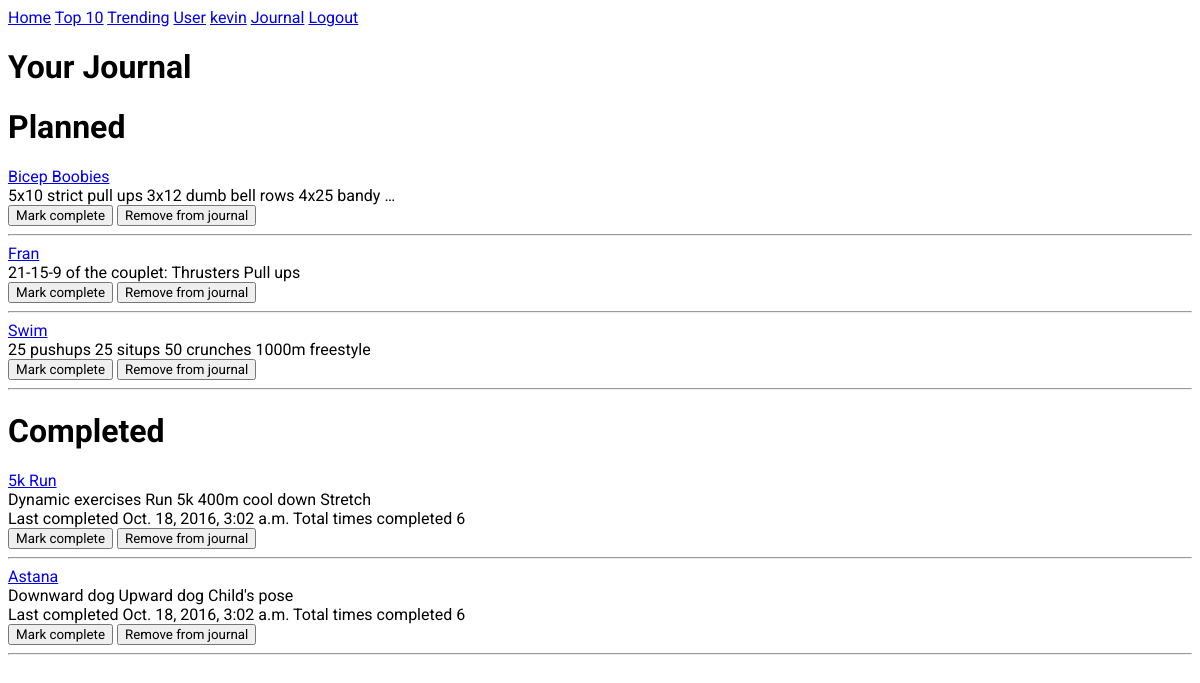
The page /workouts/journal/ (signed in) on the database as committed earlier.
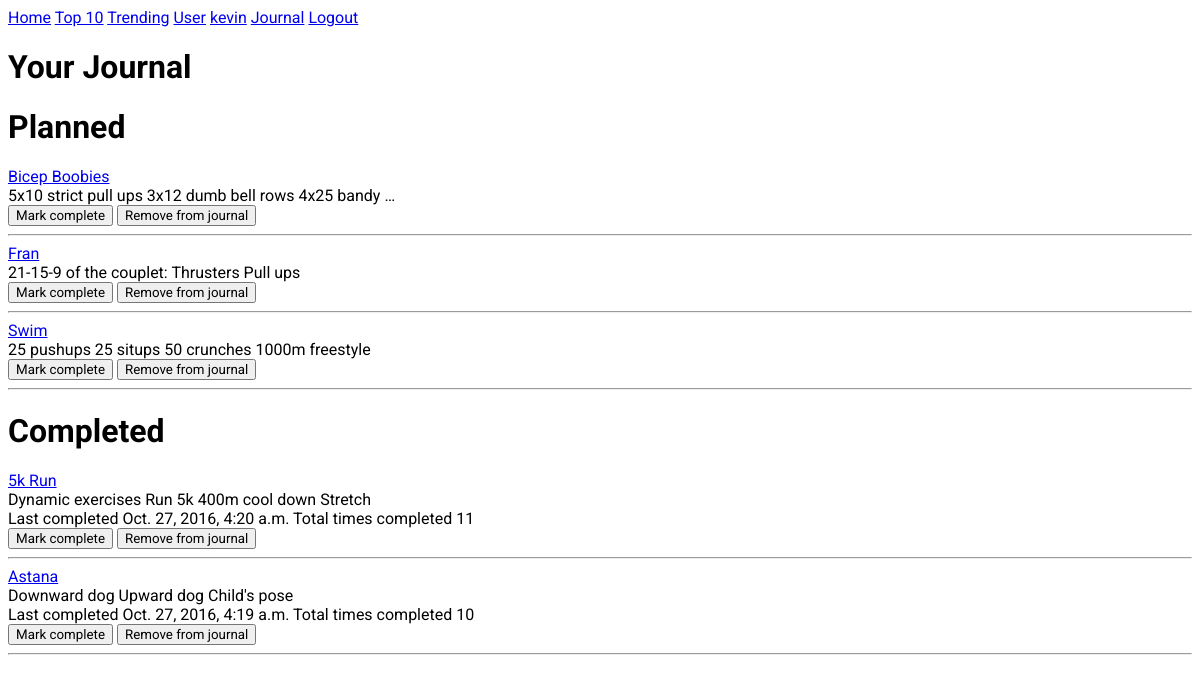
The same page on the database as committed later.
### workouts/models.py (models this page shows, shortened)
class Journal(models.Model):
  user = models.ForeignKey(settings.AUTH_USER_MODEL, on_delete=models.CASCADE)
  routine = models.ForeignKey(Routine, on_delete=models.CASCADE)
  completed_on = models.DateTimeField(null=True)
  completed_count = models.IntegerField(default=0)

class Routine(models.Model):
  routine_title = models.CharField(max_length=70)
  routine_text = models.TextField()
  pub_date = models.DateTimeField('date published', default=timezone.now)
  created_by = models.ForeignKey(settings.AUTH_USER_MODEL, related_name="created_by")
  modify_date = models.DateTimeField('date modified', null=True)
  modified_by = models.ForeignKey(settings.AUTH_USER_MODEL, null=True, related_name="modified_by")
  likes = models.IntegerField(default=0)

### workouts/views.py (the view, shortened to what this page needs)
@login_required()
def journal(request):
  journal = Journal.objects.filter(user=request.user)
  journal_planned = journal.filter(completed_count=0)
  journal_completed = journal.filter(completed_count__gt=0)
  params = dict(journal_planned=journal_planned,
                journal_completed=journal_completed)
  return render(request, "workouts/journal.html", params)

### workouts/templates/workouts/journal.html (shortened to what this page needs)
{% extends "./journal_browse.html" %}
{% block journal_title %}
<div><h1>Your Journal</h1></div>
{% endblock %}
{% block journal_planned_buttons %}
<span>
  <form method='post'>
    <span><input type="submit" name="mark_complete" value="Mark complete" /></span>
    <span><input type="submit" name="remove_from_journal" value="Remove from journal" /></span>
  </form>
</span>
{% endblock %}
{% block journal_completed_buttons %}
<form method='post'>
  <span><input type="submit" name="mark_complete" value="Mark complete" /></span>
  <span><input type="submit" name="remove_from_journal" value="Remove from journal" /></span>
</form>
{% endblock %}

### workouts/templates/workouts/journal_browse.html (shortened to what this page needs)
{% extends "./base.html" %}
{% block content %}
{% block journal_title %}{% endblock %}
<div><h1>Planned</h1></div>
{% for entry in journal_planned %}
  <span>
    <div><a href="{% url 'workouts:detail' entry.routine.id %}">{{ entry.routine.routine_title }}</a></div>
    <div>{{ entry.routine.routine_text|truncatewords:10 }}</div>
  </span>
  {% block journal_planned_buttons %}
  {% endblock %}
  <hr>
{% endfor %}
<div><h1>Completed</h1></div>
{% for entry in journal_completed %}
  <div><a href="{% url 'workouts:detail' entry.routine.id %}">{{ entry.routine.routine_title }}</a></div>
  <div>{{ entry.routine.routine_text|truncatewords:10 }}</div>
  <div>
    <span>Last completed {{ entry.completed_on }}</span>
    <span>Total times completed {{ entry.completed_count }}<span>
  </div>
  {% block journal_completed_buttons %}
  {% endblock %}
  <hr>
{% endfor %}
{% endblock content %}

Rows that differ between the two databases and show on the page:
changed Journal "5k Run": completed_on "Oct. 18, 2016, 3:02 a.m." → "Oct. 27, 2016, 4:20 a.m."; completed_count "6" → "11"
changed Journal "Astana": completed_on "Oct. 18, 2016, 3:02 a.m." → "Oct. 27, 2016, 4:19 a.m."; completed_count "6" → "10"
